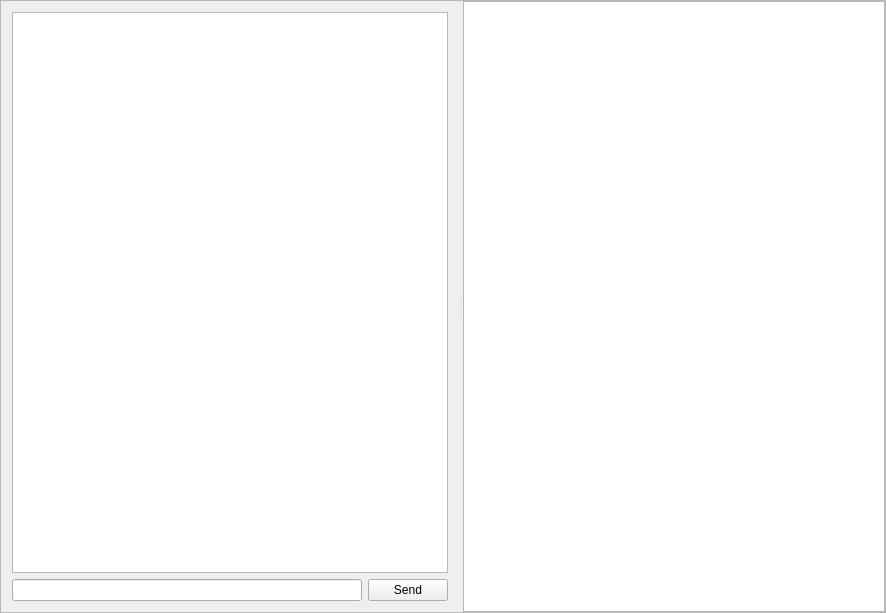
<?xml version="1.0" encoding="UTF-8"?>
<ui version="4.0">
 <class>irc_windowClass</class>
 <widget class="QWidget" name="irc_windowClass">
  <property name="geometry">
   <rect>
    <x>0</x>
    <y>0</y>
    <width>886</width>
    <height>613</height>
   </rect>
  </property>
  <property name="windowTitle">
   <string>window</string>
  </property>
  <layout class="QHBoxLayout" name="horizontalLayout_2">
   <property name="margin">
    <number>0</number>
   </property>
   <item>
    <widget class="QFrame" name="bgframe">
     <property name="frameShape">
      <enum>QFrame::StyledPanel</enum>
     </property>
     <property name="frameShadow">
      <enum>QFrame::Raised</enum>
     </property>
     <layout class="QHBoxLayout" name="horizontalLayout_3">
      <property name="margin">
       <number>0</number>
      </property>
      <item>
       <layout class="QVBoxLayout" name="verticalLayout_2">
        <item>
         <layout class="QHBoxLayout" name="buttonlayout"/>
        </item>
        <item>
         <widget class="QSplitter" name="splitter2">
          <property name="orientation">
           <enum>Qt::Horizontal</enum>
          </property>
          <widget class="QWidget" name="layoutWidget">
           <layout class="QVBoxLayout" name="verticalLayout">
            <item>
             <widget class="QSplitter" name="splitter1">
              <property name="orientation">
               <enum>Qt::Vertical</enum>
              </property>
              <widget class="QTextBrowser" name="chat"/>
             </widget>
            </item>
            <item>
             <layout class="QHBoxLayout" name="horizontalLayout">
              <item>
               <widget class="QLineEdit" name="msg"/>
              </item>
              <item>
               <widget class="QPushButton" name="send">
                <property name="text">
                 <string>Send</string>
                </property>
               </widget>
              </item>
             </layout>
            </item>
           </layout>
          </widget>
          <widget class="QTreeView" name="users">
           <property name="sortingEnabled">
            <bool>true</bool>
           </property>
           <property name="expandsOnDoubleClick">
            <bool>false</bool>
           </property>
          </widget>
         </widget>
        </item>
       </layout>
      </item>
     </layout>
    </widget>
   </item>
  </layout>
 </widget>
 <layoutdefault spacing="6" margin="11"/>
 <resources/>
 <connections/>
</ui>
